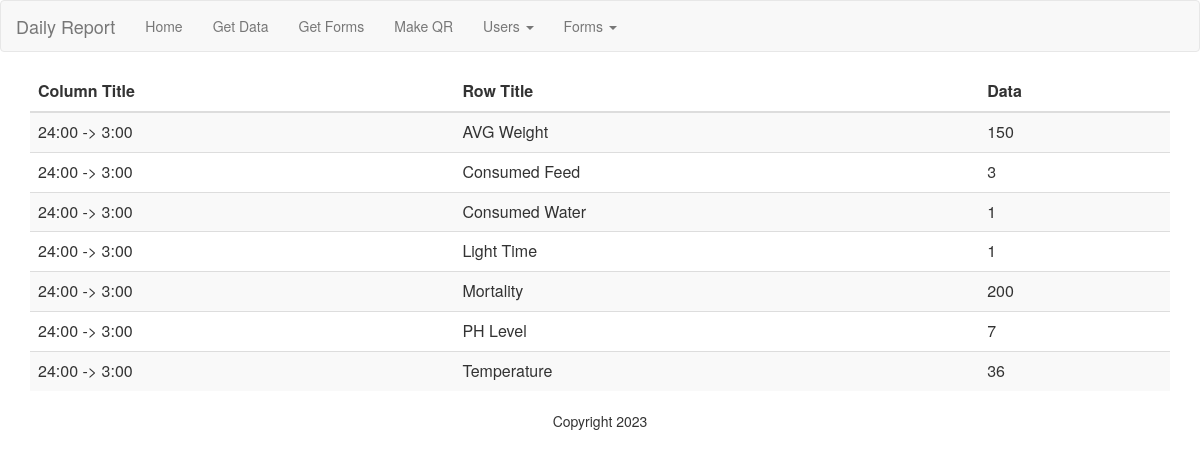
Screenshot of /view_form_id/1 with the database file from the repository.
### model.py (models this page shows, shortened)
class SubmittedData(db.Model):
    __tablename__ = 'submitted_data'
    template_id = Column(Integer, ForeignKey("template_row.template_id"), primary_key=True)
    row_title = Column(String, ForeignKey("template_row.row_title"), primary_key=True)
    form_id = Column(Integer, ForeignKey("form_columns.form_id"), primary_key=True)
    column_title = Column(String, ForeignKey("form_columns.column_title"), primary_key=True)
    data = Column(String)
    __table_args__ = (PrimaryKeyConstraint('template_id', 'row_title', 'form_id', 'column_title'),)

### app.py (the view)
@app.route('/view_form_id/<form_id>', methods=['GET'])
def view_form_id(form_id):
    submitted_data = SubmittedData.query.filter_by(form_id=form_id).all()
    return render_template("view_form_id.html", submitted_data=submitted_data)

### templates/view_form_id.html
{% extends "base.html" %}
{% block content %}
<div class="container">
    <table class="table table-striped">
        <thead>
            <tr>
                <th>Column Title</th>
                <th>Row Title</th>
                <th>Data</th>
            </tr>
        </thead>
        <tbody>
            {% for data in submitted_data %}
            <tr>
                <td>{{ data.row_title }}</td>
                <td>{{ data.column_title }}</td>
                <td>{{ data.data }}</td>
            </tr>
            {% endfor %}
        </tbody>
    </table>
</div>
{% endblock %}

### templates/base.html (shortened to what this page needs)
<html>
  <head>
    <link rel="stylesheet" href="https://maxcdn.bootstrapcdn.com/bootstrap/3.3.7/css/bootstrap.min.css">
  </head>
  <body>
    <header>
      <nav class="navbar navbar-default">
          <div class="container-fluid">
            <div class="navbar-header">
              <a class="navbar-brand" href="{{ url_for('home') }}">Daily Report</a>
            </div>
            <div id="navbar" class="navbar-collapse collapse">
              <ul class="nav navbar-nav">
              <li><a href="/">Home</a></li>
              <li><a href="/view_data">Get Data</a></li>
                  <li><a href="/get_forms_data">Get Forms</a></li>
              <li><a href="/generate_qr">Make QR</a></li>
              <li class="dropdown">
                <a href="#" class="dropdown-toggle" data-toggle="dropdown" role="button" aria-haspopup="true" aria-expanded="false">Users <span class="caret"></span></a>
              </li>
              <li class="dropdown">
                <a href="#" class="dropdown-toggle" data-toggle="dropdown" role="button" aria-haspopup="true" aria-expanded="false">Forms <span class="caret"></span></a>
              </li>
            </ul>
            </div>
          </div>
      </nav>
    </header>
    {% block content %}
    {% endblock %}
    <footer>
      <p class="text-center">Copyright 2023</p>
    </footer>
  </body>
</html>

### rows the page displays
SubmittedData: row_title "24:00 -> 3:00", column_title "AVG Weight", data "150"
SubmittedData: row_title "24:00 -> 3:00", column_title "Consumed Feed", data "3"
SubmittedData: row_title "24:00 -> 3:00", column_title "Consumed Water", data "1"
SubmittedData: row_title "24:00 -> 3:00", column_title "Light Time", data "1"
SubmittedData: row_title "24:00 -> 3:00", column_title "Mortality", data "200"
SubmittedData: row_title "24:00 -> 3:00", column_title "PH Level", data "7"
SubmittedData: row_title "24:00 -> 3:00", column_title "Temperature", data "36"
